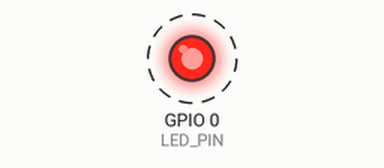
Simulated run of this sketch. Board: ESP32. On the bench: output pins drawn as LEDs (lit = HIGH). Dashed ring = blinking. What the sketch prints to the serial monitor is not drawn.

Above: at 0.1 s.
Timing chart, 0 to 3.0 s (numbered marks = the images above):
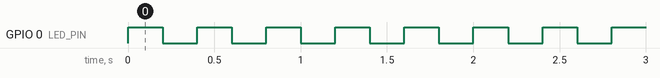

The sketch:

sketch.ino
```cpp
const int LED_PIN = 0;          // LED 接在 GPIO 0
const int BLINK_INTERVAL = 200; // 闪烁间隔 1000 毫秒

void setup() {
  pinMode(LED_PIN, OUTPUT);      // 把 GPIO 2 设为输出模式
  Serial.begin(115200);          // 打开串口，波特率 115200
  Serial.println("LED Blink Start");
}

void loop() {
  digitalWrite(LED_PIN, HIGH);   // 输出高电平，LED 亮
  Serial.println("LED: ON");
  delay(BLINK_INTERVAL);         // 等 1 秒

  digitalWrite(LED_PIN, LOW);    // 输出低电平，LED 灭
  Serial.println("LED: OFF");
  delay(BLINK_INTERVAL);         // 等 1 秒
}
```

Measured:
- by itself, GPIO 0 (LED_PIN): alternates HIGH for 0.20 s and LOW for 0.20 s
